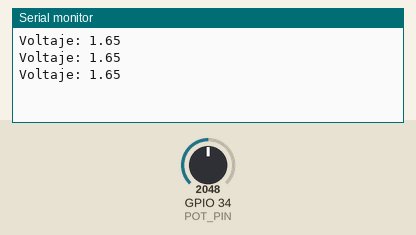
Bench run of a sketch on a simulated ESP32. On the bench: the last lines printed to the serial monitor. The test bench sets the inputs (shaded band); at power-on: GPIO 34 (POT_PIN) = 2048.

Above: at 1.3 s.
1.4 s: GPIO 34 (POT_PIN) set to 2866
At 1.9 s:
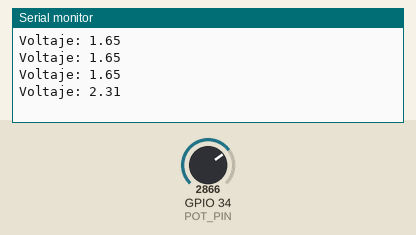
2.9 s: GPIO 34 (POT_PIN) set to 3603
At 3.4 s:
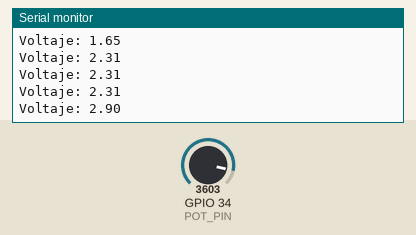
Timing chart, 0 to 5.9 s (numbered marks = the images above; inputs shaded):
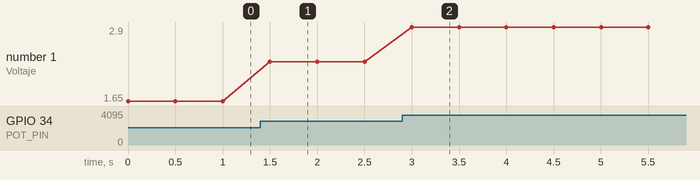

The sketch:

L2_Program1.ino
```cpp
#define POT_PIN 34      // Pin analógico donde está conectado el potenciómetro

void setup() {
  Serial.begin(9600);  // Iniciamos el monitor serial a 9600 baudios

}

void loop() {
  int valorAnalogico = analogRead(POT_PIN);  // Leer el valor del potenciómetro (0-4095)
  float voltaje = (valorAnalogico / 4095.0) * 3.3;  // Convertir a voltaje (ESP32 usa 3.3V)

  Serial.print("Voltaje: ");
  Serial.println(voltaje);  // Imprime el voltaje en el monitor serie
  delay(500);  // Pequeña pausa para estabilidad
}
```

Measured:
- after the input at 1.4 s, the serial monitor: prints a new line after 0.10 s (image 1)
- after the input at 2.9 s, the serial monitor: prints a new line after 0.10 s (image 2)
- plotted number 1: 1.65 → 2.31 after the input at 1.4 s, 2.31 → 2.9 after the input at 2.9 s
